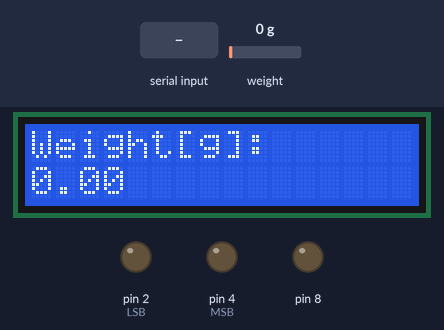
Bench run of a sketch on a simulated Arduino Uno, built with avr-gcc and run on an emulated ATmega328P. Parts: 16×2 character LCD, output pins drawn as LEDs (lit = HIGH). Inputs (shaded band) come from the test bench; at power-on: weight on the scale 0 g. What the sketch prints to the serial monitor is not drawn.

Above: at 3.6 s.
3.7 s: weight on the scale set to 17 g
At 4.0 s:
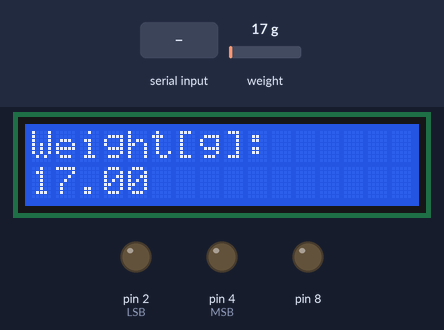
5.2 s: weight on the scale set to 21 g
At 5.8 s:
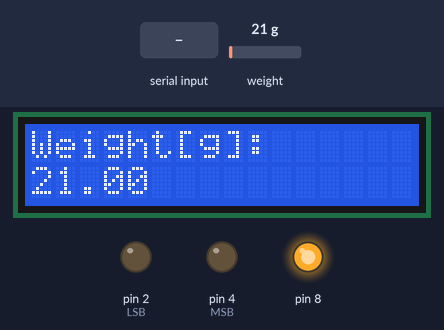
6.7 s: "orange" received over Serial
At 8.3 s:
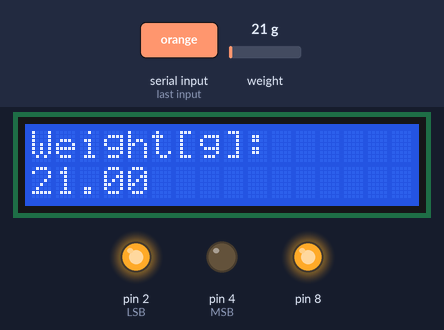
9.2 s: "apple" received over Serial
At 10.8 s:
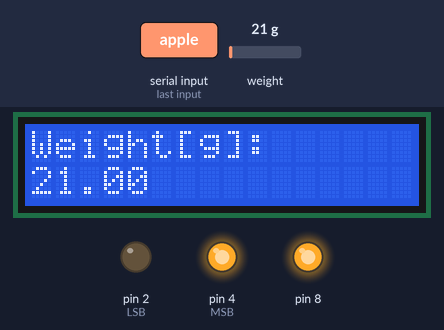
11.7 s: "banana" received over Serial
At 13.6 s:
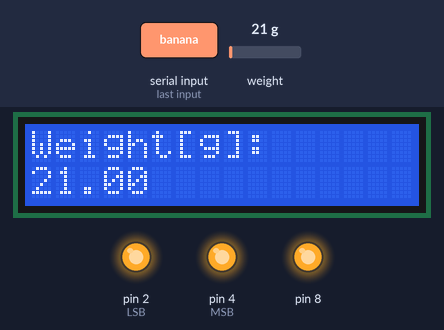
14.2 s: "1" received over Serial
At 16.1 s:
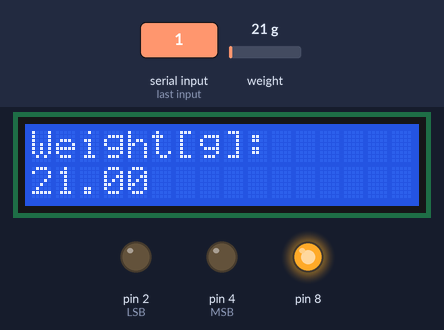
Timing chart, 0 to 17.6 s (numbered marks = the images above; inputs shaded):
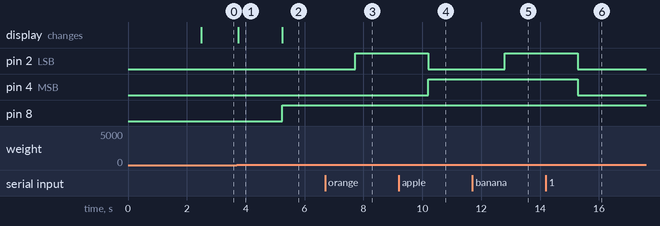

The sketch:

Arduino_LCD2.ino
```cpp
/*
   -------------------------------------------------------------------------------------
   HX711_ADC
   Arduino library for HX711 24-Bit Analog-to-Digital Converter for Weight Scales
   Olav Kallhovd sept2017
   -------------------------------------------------------------------------------------
*/

/*
   Settling time (number of samples) and data filtering can be adjusted in the config.h file
   For calibration and storing the calibration value in eeprom, see example file "Calibration.ino"

   The update() function checks for new data and starts the next conversion. In order to acheive maximum effective
   sample rate, update() should be called at least as often as the HX711 sample rate; >10Hz@10SPS, >80Hz@80SPS.
   If you have other time consuming code running (i.e. a graphical LCD), consider calling update() from an interrupt routine,
   see example file "Read_1x_load_cell_interrupt_driven.ino".

   This is an example sketch on how to use this library
*/

#include <HX711_ADC.h>
#include <Wire.h>
#include <LiquidCrystal_I2C.h>

#if defined(ESP8266)|| defined(ESP32) || defined(AVR)
#include <EEPROM.h>
#endif

//pins:
const int HX711_dout = 6; //mcu > HX711 dout pin
const int HX711_sck = 7; //mcu > HX711 sck pin

//HX711 constructor:
HX711_ADC LoadCell(HX711_dout, HX711_sck);
LiquidCrystal_I2C lcd(0x3F, 16, 2);

const int calVal_eepromAdress = 0;
unsigned long t = 0;
int isWeight = 0;
int isStarted = 0;

void setup() {

  pinMode(2, OUTPUT); //LSB
  pinMode(4, OUTPUT); //MSB
  pinMode(8, OUTPUT);

  digitalWrite(2, LOW);
  digitalWrite(4, LOW);
  digitalWrite(8, LOW);

  Serial.begin(9600); delay(10);
  Serial.println();
  Serial.println("Starting...");

  LoadCell.begin();
  //LoadCell.setReverseOutput(); //uncomment to turn a negative output value to positive
  float calibrationValue; // calibration value (see example file "Calibration.ino")
  calibrationValue = 696.0; // uncomment this if you want to set the calibration value in the sketch
#if defined(ESP8266)|| defined(ESP32)
  //EEPROM.begin(512); // uncomment this if you use ESP8266/ESP32 and want to fetch the calibration value from eeprom
#endif
  EEPROM.get(calVal_eepromAdress, calibrationValue); // uncomment this if you want to fetch the calibration value from eeprom

  unsigned long stabilizingtime = 2000; // preciscion right after power-up can be improved by adding a few seconds of stabilizing time
  boolean _tare = true; //set this to false if you don't want tare to be performed in the next step
  LoadCell.start(stabilizingtime, _tare);
  if (LoadCell.getTareTimeoutFlag()) {
    Serial.println("Timeout, check MCU>HX711 wiring and pin designations");
    while (1);
  }
  else {
    LoadCell.setCalFactor(calibrationValue); // set calibration value (float)
    Serial.println("Startup is complete");
  }
  // initialize the LCD
  lcd.begin();
  // // Turn on the blacklight and print a message.
  lcd.backlight();
  lcd.setCursor(0, 0); // set cursor to first row
  lcd.print("Weight[g]:"); // print out to LCD
}

void loop() {
  static boolean newDataReady = 0;
  const int serialPrintInterval = 0; //increase value to slow down serial print activity

  // check for new data/start next conversion:
  if (LoadCell.update()) newDataReady = true;

  // get smoothed value from the dataset:
  if (newDataReady) {
    if (millis() > t + serialPrintInterval) {
      float i = LoadCell.getData();
      // Serial.print("Load_cell output val: ");
      // Serial.println(i);
      lcd.setCursor(0, 1); // set cursor to second row
      lcd.print(i); // print out the retrieved value to the second row
      if(i>=20.00&&!isWeight) {
        isWeight = 1;
        digitalWrite(8, HIGH);
      } else if(i<20.00) {
        isWeight = 0;
        digitalWrite(8, LOW);
      }
      newDataReady = 0;
      t = millis();
    }
  }

  ////////////////

  if (Serial.available() > 0) {
    String fruit = Serial.readString();
    if (fruit == "orange" ) {
      digitalWrite(2, HIGH);
      digitalWrite(4, LOW);
    }
    else if (fruit == "apple") {
      digitalWrite(2, LOW);
      digitalWrite(4, HIGH);
    }
    else if (fruit == "banana" ) {
      digitalWrite(2, HIGH);
      digitalWrite(4, HIGH);
    }
    else {
      digitalWrite(2, LOW);
      digitalWrite(4, LOW);
    }
    Serial.print(" ");
  }

  delay(100);

}
```

Measured:
- the behaviour switches between 19 and 20 g on weight on the scale (found by bisection; images 1 and 2)
- after the input at 3.7 s, the display: changes after 0.05 s (image 1)
- after the input at 5.2 s, pin 8: LOW → HIGH at once; the display: changes at once (image 2)
- after the input at 6.7 s, pin 2 (LSB): LOW → HIGH after 1.0 s
- after the input at 9.2 s, pin 2 (LSB): HIGH → LOW after 1.0 s; pin 4 (MSB): LOW → HIGH after 1.0 s
- after the input at 11.7 s, pin 2 (LSB): LOW → HIGH after 1.1 s
- after the input at 14.2 s, pin 2 (LSB), pin 4 (MSB): HIGH → LOW after 1.1 s
